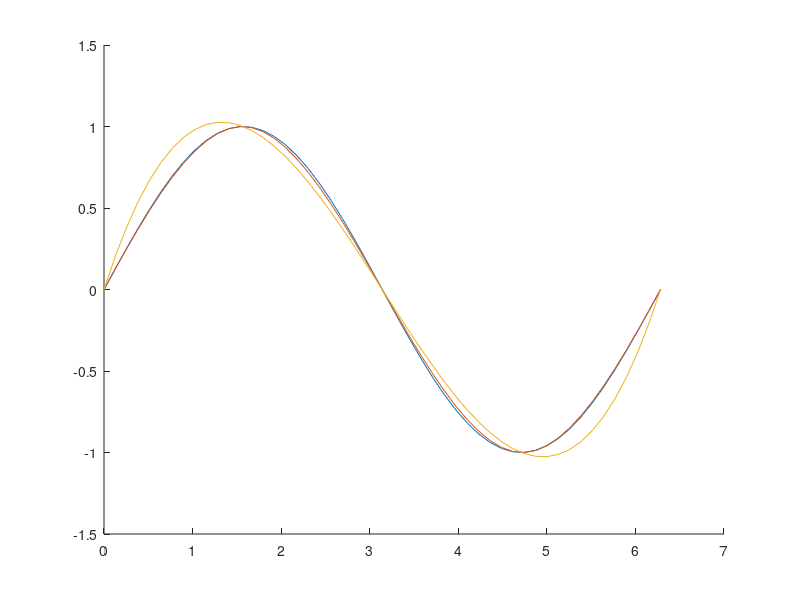

MATLAB code to generate this figure:

x = [0, pi / 2, pi, (3 * pi) / 2, 2 * pi];
y = sin(x);

t = spline(x, [1, y, 1]);
clamped = ppval(t, pi / 4)

t1 = spline(x, y);
natural = ppval(t1, pi / 4)

interval = linspace(0,2*pi,50);

hold on;
plot(interval, sin(interval));
xx = ppval(t, interval);
plot(interval, xx);
yy = ppval(t1, interval);
plot(interval, yy);

